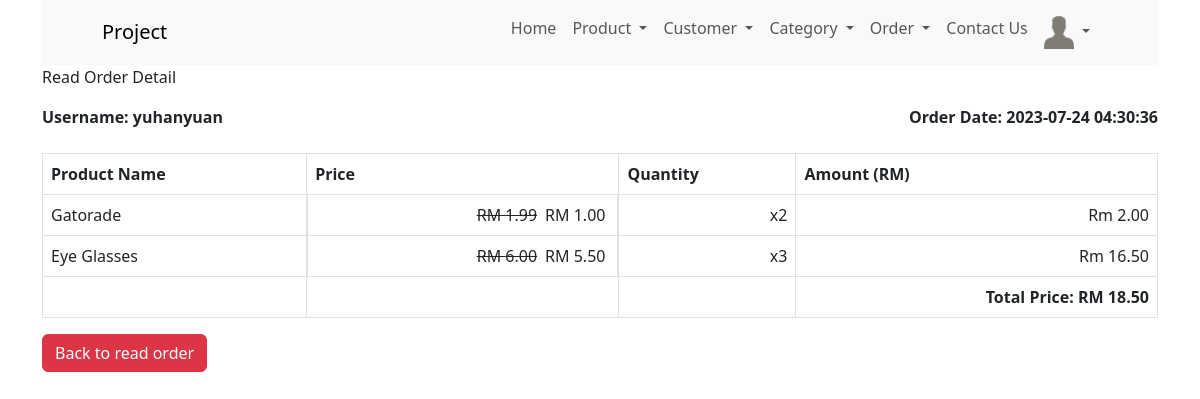
The app's page /order_detail_read.php?id=2 (signed in) with its own data.
### tables this page shows
CREATE TABLE IF NOT EXISTS `customers` (
  `user_id` int NOT NULL AUTO_INCREMENT,
  `username` varchar(20) NOT NULL,
  `image` varchar(100) NOT NULL DEFAULT 'default_user.png',
  `first_name` varchar(20) NOT NULL,
  `last_name` varchar(20) NOT NULL,
  `password` text NOT NULL,
  `email` varchar(30) NOT NULL,
  `date_of_birth` date NOT NULL,
  `registration_date_time` datetime NOT NULL DEFAULT CURRENT_TIMESTAMP ON UPDATE CURRENT_TIMESTAMP,
  `gender` enum('male','female') NOT NULL,
  `status` enum('active','inactive') NOT NULL DEFAULT 'active',
  PRIMARY KEY (`user_id`),
  UNIQUE KEY `username` (`username`)
);

CREATE TABLE IF NOT EXISTS `order_summary` (
  `order_id` int NOT NULL AUTO_INCREMENT,
  `customer_id` int NOT NULL,
  `order_date` datetime NOT NULL,
  PRIMARY KEY (`order_id`),
  KEY `customer_id` (`customer_id`)
);

CREATE TABLE IF NOT EXISTS `order_detail` (
  `order_detail_id` int NOT NULL AUTO_INCREMENT,
  `order_id` int NOT NULL,
  `product_id` int NOT NULL,
  `quantity` int NOT NULL,
  PRIMARY KEY (`order_detail_id`),
  KEY `order_id` (`order_id`),
  KEY `product_id` (`product_id`)
);

CREATE TABLE IF NOT EXISTS `products` (
  `id` int NOT NULL AUTO_INCREMENT,
  `name` varchar(128) NOT NULL,
  `category_id` int NOT NULL,
  `description` text NOT NULL,
  `image` varchar(100) NOT NULL DEFAULT '"product_image_coming_soon.jpg"',
  `price` double NOT NULL,
  `promote_price` float NOT NULL,
  `manufacture_date` date NOT NULL,
  `expired_date` date NOT NULL,
  `created` datetime NOT NULL,
  `modified` timestamp NOT NULL DEFAULT CURRENT_TIMESTAMP ON UPDATE CURRENT_TIMESTAMP,
  PRIMARY KEY (`id`),
  UNIQUE KEY `name` (`name`),
  KEY `category_id` (`category_id`)
);

### order_detail_read.php (the view, shortened to what this page needs)
<!DOCTYPE HTML>
<html>
<head>
    <link href="https://cdn.jsdelivr.net/npm/bootstrap@5.3.0/dist/css/bootstrap.min.css" rel="stylesheet">
</head>
<body>
    <div class="container">
        <?php
        include 'menu/menu.php';
        ?>
        <div>
            <p>Read Order Detail</p>
        </div>
        <?php
        $id = isset($_GET['id']) ? $_GET['id'] : die('ERROR: Record ID not found.');
        include 'config/database.php';
        try {
            $query = "SELECT products.name, products.price, products.promote_price, order_detail.quantity FROM order_detail INNER JOIN products ON products.id = order_detail.product_id INNER JOIN order_summary ON order_summary.order_id = order_detail.order_id INNER JOIN customers ON customers.user_id = order_summary.customer_id WHERE order_detail.order_id = :id";
            $stmt = $con->prepare($query);
            $stmt->bindParam(":id", $id);
            $stmt->execute();
            $cusquery = "SELECT customers.username, order_summary.order_date FROM order_summary INNER JOIN customers ON customers.user_id = order_summary.customer_id INNER JOIN order_detail ON order_detail.order_id = order_summary.order_id WHERE order_detail.order_id =:id";
            $cusstmt = $con->prepare($cusquery);
            $cusstmt->bindParam(":id", $id);
            $cusstmt->execute();
            if ($cusrow = $cusstmt->fetch(PDO::FETCH_ASSOC)){
                extract($cusrow);
                echo "<div class = 'd-flex justify-content-between'>";
                echo "<div>";
                echo "<strong>Username: " . $username . "</strong>";
                echo "</div>";
                echo "<div>";
                echo "<strong>Order Date: " . $order_date . "</strong>";
                echo "</div>";
                echo "</div>";
                echo "<br>";
            }
            echo "<table class='table table-hover table-responsive table-bordered'>";
            echo "<tr>";
            echo "<th>Product Name</th>";
            echo "<th>Price</th>";
            echo "<th>Quantity</th>";
            echo "<th>Amount (RM)</th>";
            echo "</tr>";
            $total = 0;
            while ($row = $stmt->fetch(PDO::FETCH_ASSOC)) {
                echo "<tr>";
                echo "<td>" . $product_name = $row['name'] . "</td>";
                $price = $row['price'];
                $promote_price = $row['promote_price'];
                $decimalprice = number_format((float)$price, 2, '.', '');
                $decimalpromote = number_format((float)$promote_price, 2, '.', '');
                if ($promote_price < $decimalprice && $promote_price > 0) {
                    echo "<td class = 'd-flex justify-content-end'><div class = 'mx-1 text-decoration-line-through'>RM {$decimalprice}</div><div class = 'mx-1'>RM {$decimalpromote}</div></td>";
                    $theprice = $decimalpromote;
                } else {
                    echo "<td class = 'text-end'>{$decimalprice}</td>";
                    $theprice = $decimalprice;
                }
                echo "<td class='text-end'>x" . $row['quantity'] . "</td>";
                $amount = $row['quantity'] * $theprice;
                $decimalamount = number_format((float)$amount, 2, '.', '');
                echo "<td class = 'text-end'>Rm " . $decimalamount . "</td>";
                echo "</tr>";
                $total += $decimalamount;
                $decimaltotal = number_format((float)$total, 2, '.', '');
            }
            echo "<th></th>";
            echo "<th></th>";
            echo "<th></th>";
            echo "<th class = 'text-end'>Total Price: RM $decimaltotal</th>";
            echo "</table>";
            echo "<td><a href='order_read.php' class='btn btn-danger'>Back to read order</a></td>";
        }
        catch (PDOException $exception) {
            die('ERROR: ' . $exception->getMessage());
        }
        ?>
    </div>
</body>
</html>

### records on screen
customers: username "yuhanyuan"
order_summary: order_date "2023-07-24 04:30:36"
order_detail: product.name "Gatorade", product.price "1.99", product.promote_price "1.00", quantity "2", quantity.promote_price "2.00"
order_detail: product.name "Eye Glasses", product.price "6.00", product.promote_price "5.50", quantity "3", quantity.promote_price "16.50"

### other values on screen
$decimaltotal "18.50"
